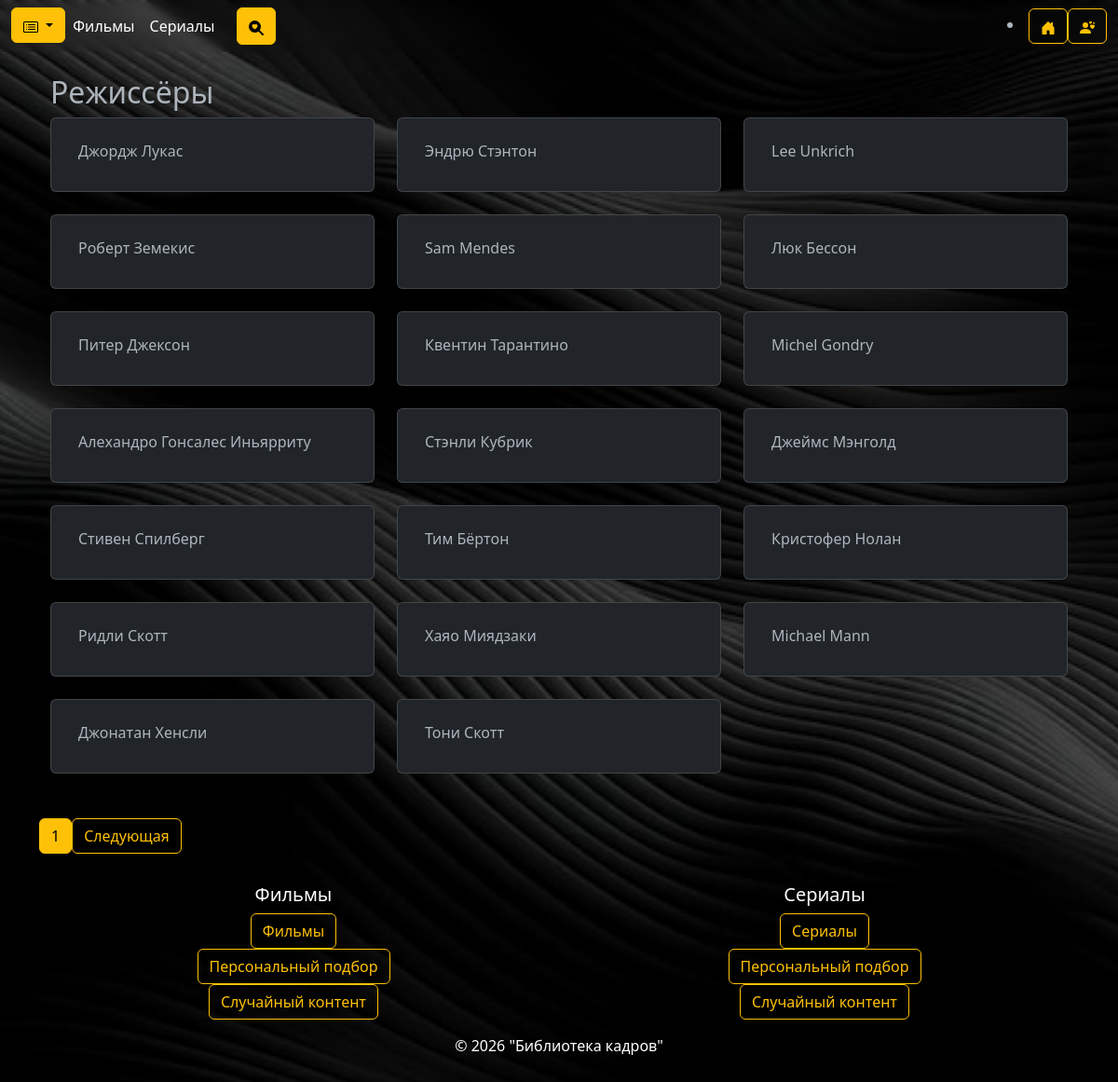
The app's page /Movie_app/directors/ with its own data.
### Movie_app/models.py (models this page shows, shortened)
class Director(models.Model):
    tmdb_id = models.IntegerField(
        primary_key=True,
        unique=True,
        validators=[MinValueValidator(1)]
    )
    name = models.CharField(max_length=200, unique=True)

### Movie_app/views.py (the view)
# urls.py: path('directors/', views.DirectorListView.as_view(), name='director_list'),
class DirectorListView(ListView):
    model = Director
    template_name = 'Movie_app/director_list.html'
    context_object_name = 'directors'
    paginate_by = 20

### Movie_app/templates/Movie_app/director_list.html (shortened to what this page needs)
{% extends 'includes/base.html' %}
{% block content %}
<div class="container my-4">
    <h2>Режиссёры</h2>
    <div class="row">
        {% for director in directors %}
        <div class="col-md-4 mb-4">
            <div class="card">
                <div class="card-body">
                    <h5 class="card-title">
                     <a href="{% url 'Movie_app:director_detail' director.tmdb_id %}" class="btn  text-decoration-none">{{ director.name }}</a>
                    </h5>
                </div>
            </div>
        </div>
        {% endfor %}
    </div>
</div>
    {% if is_paginated %}
    <nav aria-label="Page navigation">
        <ul class="pagination">
            <li class="page-item active">
                <span class="btn btn-warning">{{ page_obj.number }}</span>
            </li>
            {% if page_obj.has_next %}
            <li class="page-item">
                <a class="btn btn-outline-warning" href="?page={{ page_obj.next_page_number }}">Следующая</a>
            </li>
            {% endif %}
        </ul>
    </nav>
    {% endif %}
{% endblock %}

### records on screen
Director: name "Джордж Лукас"
Director: name "Эндрю Стэнтон"
Director: name "Lee Unkrich"
Director: name "Роберт Земекис"
Director: name "Sam Mendes"
Director: name "Люк Бессон"
Director: name "Питер Джексон"
Director: name "Квентин Тарантино"
Director: name "Michel Gondry"
Director: name "Алехандро Гонсалес Иньярриту"
Director: name "Стэнли Кубрик"
Director: name "Джеймс Мэнголд"
Director: name "Стивен Спилберг"
Director: name "Тим Бёртон"
Director: name "Кристофер Нолан"
Director: name "Ридли Скотт"
Director: name "Хаяо Миядзаки"
Director: name "Michael Mann"
Director: name "Джонатан Хенсли"
Director: name "Тони Скотт"

### other values on screen
{{ page_obj.number }} "1"
